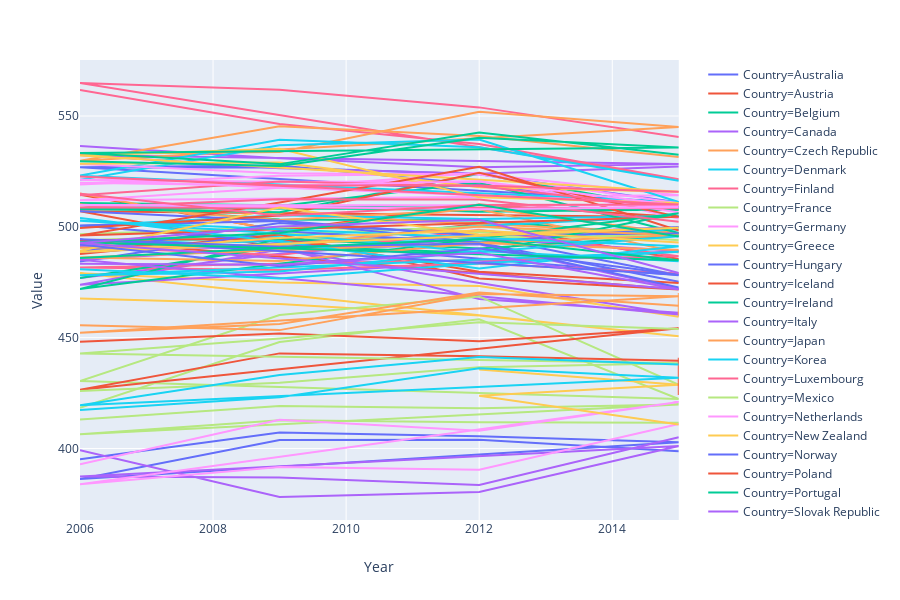

Source (notebook cell):
### Code cell
px.line(family_df[family_df['Indicator'] == 'Country mean average score in science, by sex'], x='Year', y='Value', color='Country')

### Figure 1 — Plotly figure (JSON) as saved in the notebook; plotly's stock layout.template omitted (floating-point values rounded to 4 significant figures)
{"data": [{"hoverlabel": {"namelength": 0}, "hovertemplate": "Country=Australia<br>Year=%{x}<br>Value=%{y}", "legendgroup": "Country=Australia", "line": {"color": "#636efa", "dash": "solid"}, "mode": "lines", "name": "Country=Australia", "showlegend": true, "type": "scatter", "x": [2006, 2009, 2012, 2015, 2006, 2009, 2012, 2015], "xaxis": "x", "y": [526.9, 526.8, 523.7, 511, 526.9, 527.7, 519.1, 508.9], "yaxis": "y"}, {"hoverlabel": {"namelength": 0}, "hovertemplate": "Country=Austria<br>Year=%{x}<br>Value=%{y}", "legendgroup": "Country=Austria", "line": {"color": "#EF553B", "dash": "solid"}, "mode": "lines", "name": "Country=Austria", "showlegend": true, "type": "scatter", "x": [2006, 2009, 2012, 2015, 2006, 2009, 2012, 2015], "xaxis": "x", "y": [514.5, 498.3, 510.1, 504.4, 507, 490.5, 501.5, 485.5], "yaxis": "y"}, {"hoverlabel": {"namelength": 0}, "hovertemplate": "Country=Belgium<br>Year=%{x}<br>Value=%{y}", "legendgroup": "Country=Belgium", "line": {"color": "#00cc96", "dash": "solid"}, "mode": "lines", "name": "Country=Belgium", "showlegend": true, "type": "scatter", "x": [2006, 2009, 2012, 2015, 2006, 2009, 2012, 2015], "xaxis": "x", "y": [510.7, 509.7, 506.8, 507.8, 510, 503.3, 502.9, 496], "yaxis": "y"}, {"hoverlabel": {"namelength": 0}, "hovertemplate": "Country=Canada<br>Year=%{x}<br>Value=%{y}", "legendgroup": "Country=Canada", "line": {"color": "#ab63fa", "dash": "solid"}, "mode": "lines", "name": "Country=Canada", "showlegend": true, "type": "scatter", "x": [2006, 2009, 2012, 2015, 2006, 2009, 2012, 2015], "xaxis": "x", "y": [536.5, 531, 526.9, 528.3, 532.4, 526.4, 524, 527.2], "yaxis": "y"}, {"hoverlabel": {"namelength": 0}, "hovertemplate": "Country=Czech Republic<br>Year=%{x}<br>Value=%{y}", "legendgroup": "Country=Czech Republic", "line": {"color": "#FFA15A", "dash": "solid"}, "mode": "lines", "name": "Country=Czech Republic", "showlegend": true, "type": "scatter", "x": [2006, 2009, 2012, 2015, 2006, 2009, 2012, 2015], "xaxis": "x", "y": [515, 498.2, 508.7, 497, 510.1, 503.1, 507.9, 488.4], "yaxis": "y"}, {"hoverlabel": {"namelength": 0}, "hovertemplate": "Country=Denmark<br>Year=%{x}<br>Value=%{y}", "legendgroup": "Country=Denmark", "line": {"color": "#19d3f3", "dash": "solid"}, "mode": "lines", "name": "Country=Denmark", "showlegend": true, "type": "scatter", "x": [2006, 2009, 2012, 2015, 2006, 2009, 2012, 2015], "xaxis": "x", "y": [500.4, 505.2, 503.5, 504.9, 491.5, 493.6, 493.4, 498.9], "yaxis": "y"}, {"hoverlabel": {"namelength": 0}, "hovertemplate": "Country=Finland<br>Year=%{x}<br>Value=%{y}", "legendgroup": "Country=Finland", "line": {"color": "#FF6692", "dash": "solid"}, "mode": "lines", "name": "Country=Finland", "showlegend": true, "type": "scatter", "x": [2006, 2009, 2012, 2015, 2006, 2009, 2012, 2015], "xaxis": "x", "y": [561.8, 546.4, 537.4, 521.5, 564.9, 561.8, 553.9, 540.5], "yaxis": "y"}, {"hoverlabel": {"namelength": 0}, "hovertemplate": "Country=France<br>Year=%{x}<br>Value=%{y}", "legendgroup": "Country=France", "line": {"color": "#B6E880", "dash": "solid"}, "mode": "lines", "name": "Country=France", "showlegend": true, "type": "scatter", "x": [2006, 2009, 2012, 2015, 2006, 2009, 2012, 2015], "xaxis": "x", "y": [496.6, 499.9, 497.7, 495.9, 493.9, 496.6, 500.2, 494], "yaxis": "y"}, {"hoverlabel": {"namelength": 0}, "hovertemplate": "Country=Germany<br>Year=%{x}<br>Value=%{y}", "legendgroup": "Country=Germany", "line": {"color": "#FF97FF", "dash": "solid"}, "mode": "lines", "name": "Country=Germany", "showlegend": true, "type": "scatter", "x": [2006, 2009, 2012, 2015, 2006, 2009, 2012, 2015], "xaxis": "x", "y": [519.1, 523.1, 523.9, 514.3, 512, 517.6, 524.4, 503.8], "yaxis": "y"}, {"hoverlabel": {"namelength": 0}, "hovertemplate": "Country=Greece<br>Year=%{x}<br>Value=%{y}", "legendgroup": "Country=Greece", "line": {"color": "#FECB52", "dash": "solid"}, "mode": "lines", "name": "Country=Greece", "showlegend": true, "type": "scatter", "x": [2006, 2009, 2012, 2015, 2006, 2009, 2012, 2015], "xaxis": "x", "y": [467.7, 465.2, 460, 450.6, 479.1, 474.9, 473.3, 459.4], "yaxis": "y"}, {"hoverlabel": {"namelength": 0}, "hovertemplate": "Country=Hungary<br>Year=%{x}<br>Value=%{y}", "legendgroup": "Country=Hungary", "line": {"color": "#636efa", "dash": "solid"}, "mode": "lines", "name": "Country=Hungary", "showlegend": true, "type": "scatter", "x": [2006, 2009, 2012, 2015, 2006, 2009, 2012, 2015], "xaxis": "x", "y": [507, 502.7, 495.9, 478.2, 500.6, 502.6, 492.8, 475.2], "yaxis": "y"}, {"hoverlabel": {"namelength": 0}, "hovertemplate": "Country=Iceland<br>Year=%{x}<br>Value=%{y}", "legendgroup": "Country=Iceland", "line": {"color": "#EF553B", "dash": "solid"}, "mode": "lines", "name": "Country=Iceland", "showlegend": true, "type": "scatter", "x": [2006, 2009, 2012, 2015, 2006, 2009, 2012, 2015], "xaxis": "x", "y": [487.7, 496.5, 476.7, 471.7, 493.9, 494.7, 479.7, 474.7], "yaxis": "y"}, {"hoverlabel": {"namelength": 0}, "hovertemplate": "Country=Ireland<br>Year=%{x}<br>Value=%{y}", "legendgroup": "Country=Ireland", "line": {"color": "#00cc96", "dash": "solid"}, "mode": "lines", "name": "Country=Ireland", "showlegend": true, "type": "scatter", "x": [2006, 2009, 2012, 2015, 2006, 2009, 2012, 2015], "xaxis": "x", "y": [508.1, 506.6, 523.9, 507.7, 508.5, 509.4, 520, 497.2], "yaxis": "y"}, {"hoverlabel": {"namelength": 0}, "hovertemplate": "Country=Italy<br>Year=%{x}<br>Value=%{y}", "legendgroup": "Country=Italy", "line": {"color": "#ab63fa", "dash": "solid"}, "mode": "lines", "name": "Country=Italy", "showlegend": true, "type": "scatter", "x": [2006, 2009, 2012, 2015, 2006, 2009, 2012, 2015], "xaxis": "x", "y": [476.9, 487.9, 494.9, 489.1, 473.9, 489.8, 492.1, 472.1], "yaxis": "y"}, {"hoverlabel": {"namelength": 0}, "hovertemplate": "Country=Japan<br>Year=%{x}<br>Value=%{y}", "legendgroup": "Country=Japan", "line": {"color": "#FFA15A", "dash": "solid"}, "mode": "lines", "name": "Country=Japan", "showlegend": true, "type": "scatter", "x": [2006, 2009, 2012, 2015, 2006, 2009, 2012, 2015], "xaxis": "x", "y": [533, 533.8, 551.9, 545.1, 529.8, 545.4, 541, 531.5], "yaxis": "y"}, {"hoverlabel": {"namelength": 0}, "hovertemplate": "Country=Korea<br>Year=%{x}<br>Value=%{y}", "legendgroup": "Country=Korea", "line": {"color": "#19d3f3", "dash": "solid"}, "mode": "lines", "name": "Country=Korea", "showlegend": true, "type": "scatter", "x": [2006, 2009, 2012, 2015, 2006, 2009, 2012, 2015], "xaxis": "x", "y": [521.2, 536.8, 539.4, 511.2, 523.1, 539.3, 535.9, 520.8], "yaxis": "y"}, {"hoverlabel": {"namelength": 0}, "hovertemplate": "Country=Luxembourg<br>Year=%{x}<br>Value=%{y}", "legendgroup": "Country=Luxembourg", "line": {"color": "#FF6692", "dash": "solid"}, "mode": "lines", "name": "Country=Luxembourg", "showlegend": true, "type": "scatter", "x": [2006, 2009, 2012, 2015, 2006, 2009, 2012, 2015], "xaxis": "x", "y": [490.9, 487.3, 498.7, 486.7, 481.6, 480.5, 483.5, 479], "yaxis": "y"}, {"hoverlabel": {"namelength": 0}, "hovertemplate": "Country=Mexico<br>Year=%{x}<br>Value=%{y}", "legendgroup": "Country=Mexico", "line": {"color": "#B6E880", "dash": "solid"}, "mode": "lines", "name": "Country=Mexico", "showlegend": true, "type": "scatter", "x": [2006, 2009, 2012, 2015, 2006, 2009, 2012, 2015], "xaxis": "x", "y": [413.1, 419.2, 418.1, 419.8, 406.4, 412.7, 411.8, 411.6], "yaxis": "y"}, {"hoverlabel": {"namelength": 0}, "hovertemplate": "Country=Netherlands<br>Year=%{x}<br>Value=%{y}", "legendgroup": "Country=Netherlands", "line": {"color": "#FF97FF", "dash": "solid"}, "mode": "lines", "name": "Country=Netherlands", "showlegend": true, "type": "scatter", "x": [2006, 2009, 2012, 2015, 2006, 2009, 2012, 2015], "xaxis": "x", "y": [528.4, 524.2, 523.6, 510.6, 521.2, 520.3, 520.4, 506.5], "yaxis": "y"}, {"hoverlabel": {"namelength": 0}, "hovertemplate": "Country=New Zealand<br>Year=%{x}<br>Value=%{y}", "legendgroup": "Country=New Zealand", "line": {"color": "#FECB52", "dash": "solid"}, "mode": "lines", "name": "Country=New Zealand", "showlegend": true, "type": "scatter", "x": [2006, 2009, 2012, 2015, 2006, 2009, 2012, 2015], "xaxis": "x", "y": [528.5, 529, 517.9, 515.8, 532.2, 535.2, 513.3, 510.7], "yaxis": "y"}, {"hoverlabel": {"namelength": 0}, "hovertemplate": "Country=Norway<br>Year=%{x}<br>Value=%{y}", "legendgroup": "Country=Norway", "line": {"color": "#636efa", "dash": "solid"}, "mode": "lines", "name": "Country=Norway", "showlegend": true, "type": "scatter", "x": [2006, 2009, 2012, 2015, 2006, 2009, 2012, 2015], "xaxis": "x", "y": [484.4, 498.1, 492.8, 499.9, 488.8, 501.7, 496.3, 497], "yaxis": "y"}, {"hoverlabel": {"namelength": 0}, "hovertemplate": "Country=Poland<br>Year=%{x}<br>Value=%{y}", "legendgroup": "Country=Poland", "line": {"color": "#EF553B", "dash": "solid"}, "mode": "lines", "name": "Country=Poland", "showlegend": true, "type": "scatter", "x": [2006, 2009, 2012, 2015, 2006, 2009, 2012, 2015], "xaxis": "x", "y": [499.5, 505.1, 524.4, 504.5, 496.1, 511, 527.1, 498.3], "yaxis": "y"}, {"hoverlabel": {"namelength": 0}, "hovertemplate": "Country=Portugal<br>Year=%{x}<br>Value=%{y}", "legendgroup": "Country=Portugal", "line": {"color": "#00cc96", "dash": "solid"}, "mode": "lines", "name": "Country=Portugal", "showlegend": true, "type": "scatter", "x": [2006, 2009, 2012, 2015, 2006, 2009, 2012, 2015], "xaxis": "x", "y": [476.9, 491.2, 488.3, 506.1, 471.9, 494.7, 490.2, 496.1], "yaxis": "y"}, {"hoverlabel": {"namelength": 0}, "hovertemplate": "Country=Slovak Republic<br>Year=%{x}<br>Value=%{y}", "legendgroup": "Country=Slovak Republic", "line": {"color": "#ab63fa", "dash": "solid"}, "mode": "lines", "name": "Country=Slovak Republic", "showlegend": true, "type": "scatter", "x": [2006, 2009, 2012, 2015, 2006, 2009, 2012, 2015], "xaxis": "x", "y": [491.5, 490, 474.7, 460.4, 485.2, 490.5, 467.4, 461.2], "yaxis": "y"}, {"hoverlabel": {"namelength": 0}, "hovertemplate": "Country=Spain<br>Year=%{x}<br>Value=%{y}", "legendgroup": "Country=Spain", "line": {"color": "#FFA15A", "dash": "solid"}, "mode": "lines", "name": "Country=Spain", "showlegend": true, "type": "scatter", "x": [2006, 2009, 2012, 2015, 2006, 2009, 2012, 2015], "xaxis": "x", "y": [490.6, 491.8, 500.1, 496.1, 486.2, 484.6, 492.7, 489.5], "yaxis": "y"}, {"hoverlabel": {"namelength": 0}, "hovertemplate": "Country=Sweden<br>Year=%{x}<br>Value=%{y}", "legendgroup": "Country=Sweden", "line": {"color": "#19d3f3", "dash": "solid"}, "mode": "lines", "name": "Country=Sweden", "showlegend": true, "type": "scatter", "x": [2006, 2009, 2012, 2015, 2006, 2009, 2012, 2015], "xaxis": "x", "y": [504, 493.3, 481.2, 491.2, 502.7, 497, 488.5, 495.7], "yaxis": "y"}, {"hoverlabel": {"namelength": 0}, "hovertemplate": "Country=Switzerland<br>Year=%{x}<br>Value=%{y}", "legendgroup": "Country=Switzerland", "line": {"color": "#FF6692", "dash": "solid"}, "mode": "lines", "name": "Country=Switzerland", "showlegend": true, "type": "scatter", "x": [2006, 2009, 2012, 2015, 2006, 2009, 2012, 2015], "xaxis": "x", "y": [514.2, 520.5, 518.3, 508.4, 508.7, 512.5, 512.3, 502.3], "yaxis": "y"}, {"hoverlabel": {"namelength": 0}, "hovertemplate": "Country=Turkey<br>Year=%{x}<br>Value=%{y}", "legendgroup": "Country=Turkey", "line": {"color": "#B6E880", "dash": "solid"}, "mode": "lines", "name": "Country=Turkey", "showlegend": true, "type": "scatter", "x": [2006, 2009, 2012, 2015, 2006, 2009, 2012, 2015], "xaxis": "x", "y": [418.4, 448, 458.3, 422.3, 430.4, 460.2, 468.6, 428.7], "yaxis": "y"}, {"hoverlabel": {"namelength": 0}, "hovertemplate": "Country=United Kingdom<br>Year=%{x}<br>Value=%{y}", "legendgroup": "Country=United Kingdom", "line": {"color": "#FF97FF", "dash": "solid"}, "mode": "lines", "name": "Country=United Kingdom", "showlegend": true, "type": "scatter", "x": [2006, 2009, 2012, 2015, 2006, 2009, 2012, 2015], "xaxis": "x", "y": [519.9, 518.5, 520.6, 509.6, 509.8, 509.1, 507.9, 508.8], "yaxis": "y"}, {"hoverlabel": {"namelength": 0}, "hovertemplate": "Country=United States<br>Year=%{x}<br>Value=%{y}", "legendgroup": "Country=United States", "line": {"color": "#FECB52", "dash": "solid"}, "mode": "lines", "name": "Country=United States", "showlegend": true, "type": "scatter", "x": [2006, 2009, 2012, 2015, 2006, 2009, 2012, 2015], "xaxis": "x", "y": [489.2, 508.7, 496.5, 499.6, 488.6, 495, 498.3, 492.9], "yaxis": "y"}, {"hoverlabel": {"namelength": 0}, "hovertemplate": "Country=Brazil<br>Year=%{x}<br>Value=%{y}", "legendgroup": "Country=Brazil", "line": {"color": "#636efa", "dash": "solid"}, "mode": "lines", "name": "Country=Brazil", "showlegend": true, "type": "scatter", "x": [2006, 2009, 2012, 2015, 2006, 2009, 2012, 2015], "xaxis": "x", "y": [395.1, 407.2, 405.5, 402.8, 386.2, 403.8, 403.9, 398.7], "yaxis": "y"}, {"hoverlabel": {"namelength": 0}, "hovertemplate": "Country=Chile<br>Year=%{x}<br>Value=%{y}", "legendgroup": "Country=Chile", "line": {"color": "#EF553B", "dash": "solid"}, "mode": "lines", "name": "Country=Chile", "showlegend": true, "type": "scatter", "x": [2006, 2009, 2012, 2015, 2006, 2009, 2012, 2015], "xaxis": "x", "y": [448.1, 451.9, 448.4, 454.2, 426.5, 442.9, 441.6, 439.6], "yaxis": "y"}, {"hoverlabel": {"namelength": 0}, "hovertemplate": "Country=Estonia<br>Year=%{x}<br>Value=%{y}", "legendgroup": "Country=Estonia", "line": {"color": "#00cc96", "dash": "solid"}, "mode": "lines", "name": "Country=Estonia", "showlegend": true, "type": "scatter", "x": [2006, 2009, 2012, 2015, 2006, 2009, 2012, 2015], "xaxis": "x", "y": [529.6, 527.4, 540.2, 535.8, 533.3, 528.3, 542.6, 532.5], "yaxis": "y"}, {"hoverlabel": {"namelength": 0}, "hovertemplate": "Country=Indonesia<br>Year=%{x}<br>Value=%{y}", "legendgroup": "Country=Indonesia", "line": {"color": "#ab63fa", "dash": "solid"}, "mode": "lines", "name": "Country=Indonesia", "showlegend": true, "type": "scatter", "x": [2006, 2009, 2012, 2015, 2006, 2009, 2012, 2015], "xaxis": "x", "y": [399.2, 378.1, 380.4, 401.1, 387.4, 386.9, 383.5, 405.1], "yaxis": "y"}, {"hoverlabel": {"namelength": 0}, "hovertemplate": "Country=Israel<br>Year=%{x}<br>Value=%{y}", "legendgroup": "Country=Israel", "line": {"color": "#FFA15A", "dash": "solid"}, "mode": "lines", "name": "Country=Israel", "showlegend": true, "type": "scatter", "x": [2006, 2009, 2012, 2015, 2006, 2009, 2012, 2015], "xaxis": "x", "y": [455.6, 453.4, 469.7, 468.7, 452.2, 456.2, 470.4, 464.4], "yaxis": "y"}, {"hoverlabel": {"namelength": 0}, "hovertemplate": "Country=Russia<br>Year=%{x}<br>Value=%{y}", "legendgroup": "Country=Russia", "line": {"color": "#19d3f3", "dash": "solid"}, "mode": "lines", "name": "Country=Russia", "showlegend": true, "type": "scatter", "x": [2006, 2009, 2012, 2015, 2006, 2009, 2012, 2015], "xaxis": "x", "y": [480.9, 476.7, 483.5, 488.8, 478.1, 479.8, 489.1, 484.5], "yaxis": "y"}, {"hoverlabel": {"namelength": 0}, "hovertemplate": "Country=Slovenia<br>Year=%{x}<br>Value=%{y}", "legendgroup": "Country=Slovenia", "line": {"color": "#FF6692", "dash": "solid"}, "mode": "lines", "name": "Country=Slovenia", "showlegend": true, "type": "scatter", "x": [2006, 2009, 2012, 2015, 2006, 2009, 2012, 2015], "xaxis": "x", "y": [514.9, 505, 509.9, 510.1, 522.7, 518.8, 518.7, 515.8], "yaxis": "y"}, {"hoverlabel": {"namelength": 0}, "hovertemplate": "Country=Bulgaria<br>Year=%{x}<br>Value=%{y}", "legendgroup": "Country=Bulgaria", "line": {"color": "#B6E880", "dash": "solid"}, "mode": "lines", "name": "Country=Bulgaria", "showlegend": true, "type": "scatter", "x": [2006, 2009, 2012, 2015, 2006, 2009, 2012, 2015], "xaxis": "x", "y": [425.9, 429.7, 436.7, 438.5, 442.9, 449.6, 456.9, 453.9], "yaxis": "y"}, {"hoverlabel": {"namelength": 0}, "hovertemplate": "Country=Colombia<br>Year=%{x}<br>Value=%{y}", "legendgroup": "Country=Colombia", "line": {"color": "#FF97FF", "dash": "solid"}, "mode": "lines", "name": "Country=Colombia", "showlegend": true, "type": "scatter", "x": [2006, 2009, 2012, 2015, 2006, 2009, 2012, 2015], "xaxis": "x", "y": [392.9, 412.9, 408, 421, 383.9, 391.6, 390.4, 411], "yaxis": "y"}, {"hoverlabel": {"namelength": 0}, "hovertemplate": "Country=Costa Rica<br>Year=%{x}<br>Value=%{y}", "legendgroup": "Country=Costa Rica", "line": {"color": "#FECB52", "dash": "solid"}, "mode": "lines", "name": "Country=Costa Rica", "showlegend": true, "type": "scatter", "x": [2012, 2015, 2012, 2015], "xaxis": "x", "y": [435.6, 428.7, 423.8, 410.8], "yaxis": "y"}, {"hoverlabel": {"namelength": 0}, "hovertemplate": "Country=Croatia<br>Year=%{x}<br>Value=%{y}", "legendgroup": "Country=Croatia", "line": {"color": "#636efa", "dash": "solid"}, "mode": "lines", "name": "Country=Croatia", "showlegend": true, "type": "scatter", "x": [2006, 2009, 2012, 2015, 2006, 2009, 2012, 2015], "xaxis": "x", "y": [492, 482.2, 490.2, 478.4, 494.4, 491, 492.5, 472.6], "yaxis": "y"}, {"hoverlabel": {"namelength": 0}, "hovertemplate": "Country=Cyprus<br>Year=%{x}<br>Value=%{y}", "legendgroup": "Country=Cyprus", "line": {"color": "#EF553B", "dash": "solid"}, "mode": "lines", "name": "Country=Cyprus", "showlegend": true, "type": "scatter", "x": [2015, 2015], "xaxis": "x", "y": [424.1, 440.9], "yaxis": "y"}, {"hoverlabel": {"namelength": 0}, "hovertemplate": "Country=Latvia<br>Year=%{x}<br>Value=%{y}", "legendgroup": "Country=Latvia", "line": {"color": "#00cc96", "dash": "solid"}, "mode": "lines", "name": "Country=Latvia", "showlegend": true, "type": "scatter", "x": [2006, 2009, 2012, 2015, 2006, 2009, 2012, 2015], "xaxis": "x", "y": [485.9, 490.4, 494.5, 484.9, 493, 497.2, 510, 495.6], "yaxis": "y"}, {"hoverlabel": {"namelength": 0}, "hovertemplate": "Country=Lithuania<br>Year=%{x}<br>Value=%{y}", "legendgroup": "Country=Lithuania", "line": {"color": "#ab63fa", "dash": "solid"}, "mode": "lines", "name": "Country=Lithuania", "showlegend": true, "type": "scatter", "x": [2006, 2009, 2012, 2015, 2006, 2009, 2012, 2015], "xaxis": "x", "y": [483.4, 482.9, 488.3, 471.8, 492.7, 500.1, 503.2, 479.2], "yaxis": "y"}, {"hoverlabel": {"namelength": 0}, "hovertemplate": "Country=Malta<br>Year=%{x}<br>Value=%{y}", "legendgroup": "Country=Malta", "line": {"color": "#FFA15A", "dash": "solid"}, "mode": "lines", "name": "Country=Malta", "showlegend": true, "type": "scatter", "x": [2015, 2015], "xaxis": "x", "y": [459.5, 470.2], "yaxis": "y"}, {"hoverlabel": {"namelength": 0}, "hovertemplate": "Country=Romania<br>Year=%{x}<br>Value=%{y}", "legendgroup": "Country=Romania", "line": {"color": "#19d3f3", "dash": "solid"}, "mode": "lines", "name": "Country=Romania", "showlegend": true, "type": "scatter", "x": [2006, 2009, 2012, 2015, 2006, 2009, 2012, 2015], "xaxis": "x", "y": [417.3, 423.1, 436.2, 431.9, 419.5, 433.1, 441.3, 437.9], "yaxis": "y"}], "layout": {"height": 600, "legend": {"tracegroupgap": 0}, "margin": {"t": 60}, "xaxis": {"anchor": "y", "domain": [0, 0.98], "title": {"text": "Year"}}, "yaxis": {"anchor": "x", "domain": [0, 1], "title": {"text": "Value"}}}}
